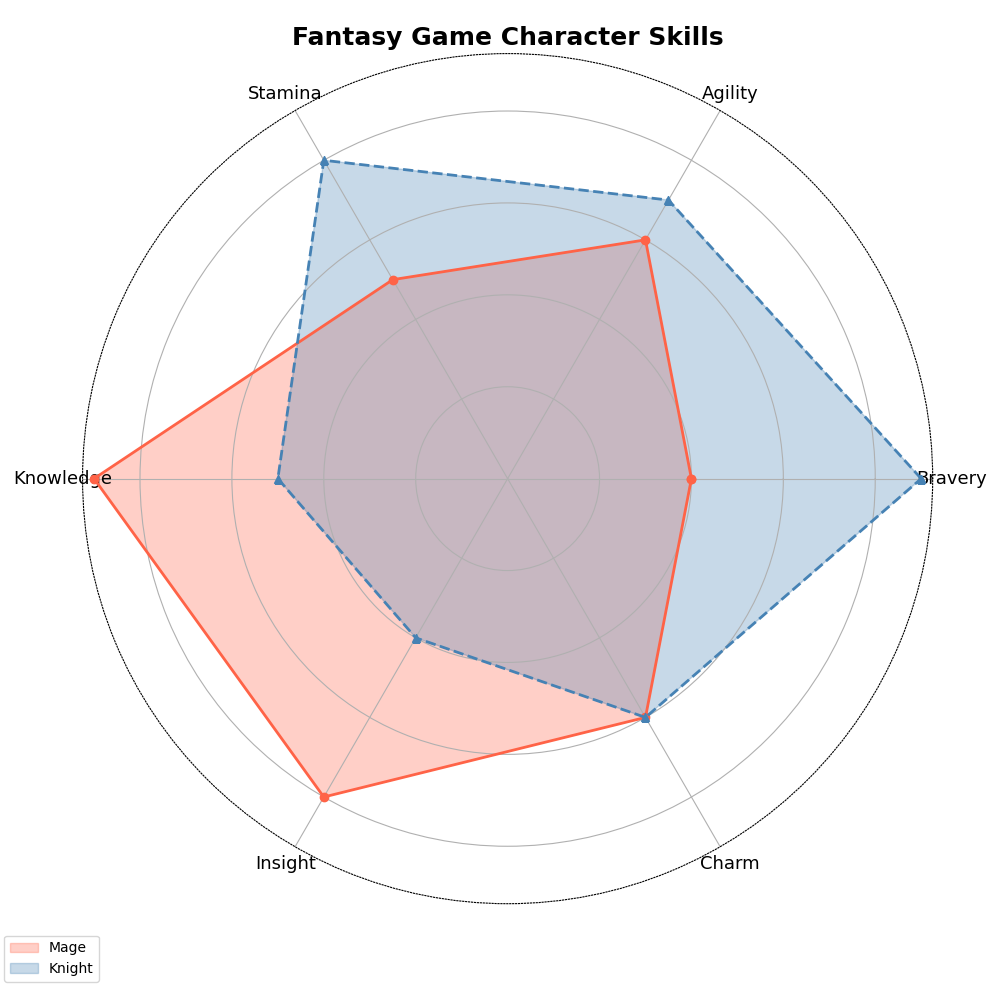

The Python source for this figure:
import matplotlib.pyplot as plt
import numpy as np

categories = ['Bravery', 'Agility', 'Stamina', 'Knowledge', 'Insight', 'Charm']
n_vars = len(categories)

mage = [4, 6, 5, 9, 8, 6]
knight = [9, 7, 8, 5, 4, 6]

mage += mage[:1]
knight += knight[:1]

angles = np.linspace(0, 2 * np.pi, n_vars, endpoint=False).tolist()
angles += angles[:1]

fig, ax = plt.subplots(figsize=(10, 10), subplot_kw=dict(polar=True))

colors = ['#FF6347', '#4682B4']
markers = ['o', '^']
line_styles = ['-', '--']

ax.fill(angles, mage, color=colors[0], alpha=0.3, label='Mage')
ax.plot(angles, mage, color=colors[0], linewidth=2, linestyle=line_styles[0], marker=markers[0])

ax.fill(angles, knight, color=colors[1], alpha=0.3, label='Knight')
ax.plot(angles, knight, color=colors[1], linewidth=2, linestyle=line_styles[1], marker=markers[1])

ax.grid(True)
ax.spines['polar'].set_linestyle('dotted')

ax.set_xticks(angles[:-1])
ax.set_xticklabels(categories, fontsize=13)

plt.title('Fantasy Game Character Skills', size=18, weight='bold')
ax.legend(loc='lower left', bbox_to_anchor=(-0.1, -0.1))

ax.set_yticklabels([])
ax.set_rlabel_position(0)

plt.tight_layout()
plt.show()
